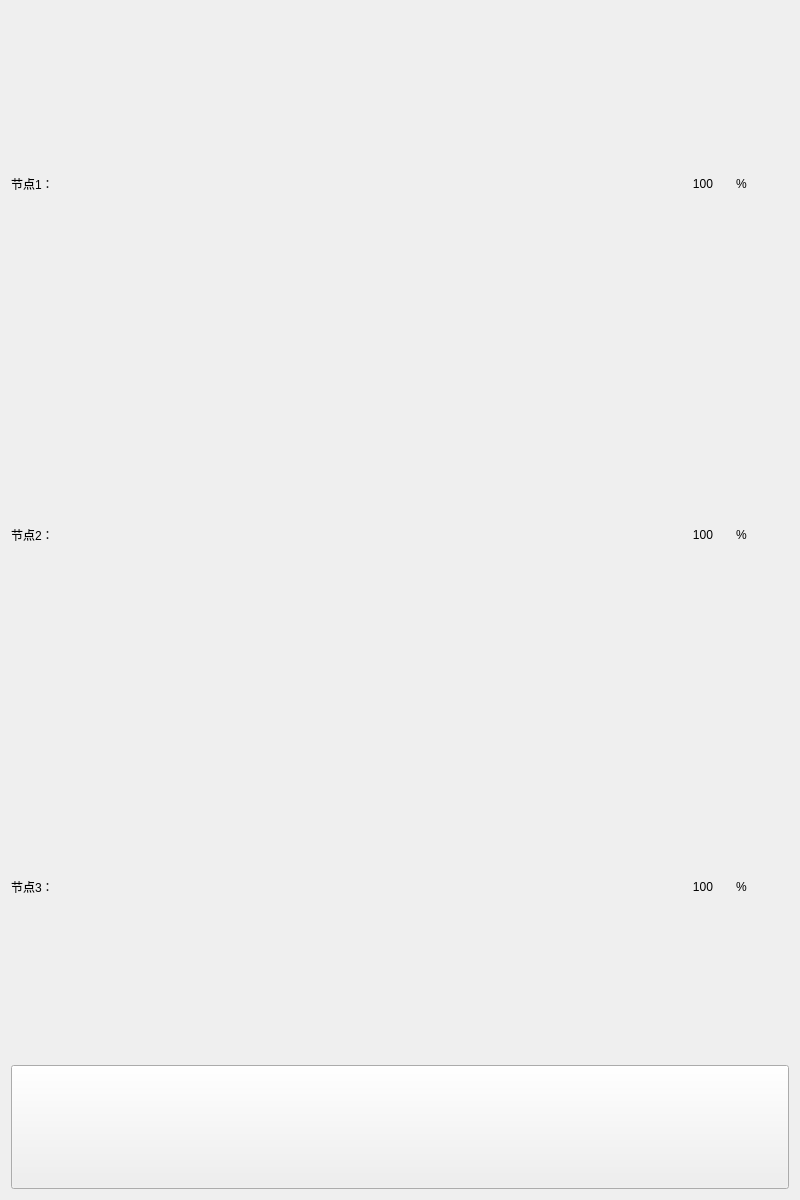
<?xml version="1.0" encoding="UTF-8"?>
<ui version="4.0">
 <class>window4</class>
 <widget class="QWidget" name="window4">
  <property name="geometry">
   <rect>
    <x>0</x>
    <y>0</y>
    <width>800</width>
    <height>1200</height>
   </rect>
  </property>
  <property name="minimumSize">
   <size>
    <width>800</width>
    <height>1200</height>
   </size>
  </property>
  <property name="windowTitle">
   <string>Form</string>
  </property>
  <layout class="QGridLayout" name="gridLayout">
   <item row="0" column="0">
    <layout class="QHBoxLayout" name="horizontalLayout">
     <item>
      <widget class="QLabel" name="label">
       <property name="text">
        <string>节点1：</string>
       </property>
      </widget>
     </item>
     <item>
      <widget class="Battery" name="battery1" native="true">
       <property name="minimumSize">
        <size>
         <width>600</width>
         <height>248</height>
        </size>
       </property>
       <property name="maximumSize">
        <size>
         <width>16777215</width>
         <height>248</height>
        </size>
       </property>
      </widget>
     </item>
     <item>
      <widget class="QLabel" name="bat1">
       <property name="text">
        <string>100</string>
       </property>
       <property name="alignment">
        <set>Qt::AlignCenter</set>
       </property>
      </widget>
     </item>
     <item>
      <widget class="QLabel" name="label_3">
       <property name="text">
        <string>%</string>
       </property>
      </widget>
     </item>
    </layout>
   </item>
   <item row="1" column="0">
    <layout class="QHBoxLayout" name="horizontalLayout_2">
     <item>
      <widget class="QLabel" name="label_4">
       <property name="text">
        <string>节点2：</string>
       </property>
      </widget>
     </item>
     <item>
      <widget class="Battery" name="battery2" native="true">
       <property name="minimumSize">
        <size>
         <width>600</width>
         <height>248</height>
        </size>
       </property>
       <property name="maximumSize">
        <size>
         <width>16777215</width>
         <height>248</height>
        </size>
       </property>
      </widget>
     </item>
     <item>
      <widget class="QLabel" name="bat2">
       <property name="text">
        <string>100</string>
       </property>
       <property name="alignment">
        <set>Qt::AlignCenter</set>
       </property>
      </widget>
     </item>
     <item>
      <widget class="QLabel" name="label_6">
       <property name="text">
        <string>%</string>
       </property>
      </widget>
     </item>
    </layout>
   </item>
   <item row="2" column="0">
    <layout class="QHBoxLayout" name="horizontalLayout_3">
     <item>
      <widget class="QLabel" name="label_7">
       <property name="text">
        <string>节点3：</string>
       </property>
      </widget>
     </item>
     <item>
      <widget class="Battery" name="battery3" native="true">
       <property name="minimumSize">
        <size>
         <width>600</width>
         <height>248</height>
        </size>
       </property>
       <property name="maximumSize">
        <size>
         <width>16777215</width>
         <height>248</height>
        </size>
       </property>
      </widget>
     </item>
     <item>
      <widget class="QLabel" name="bat3">
       <property name="text">
        <string>100</string>
       </property>
       <property name="alignment">
        <set>Qt::AlignCenter</set>
       </property>
      </widget>
     </item>
     <item>
      <widget class="QLabel" name="label_9">
       <property name="text">
        <string>%</string>
       </property>
      </widget>
     </item>
    </layout>
   </item>
   <item row="3" column="0">
    <widget class="QPushButton" name="pushButton">
     <property name="minimumSize">
      <size>
       <width>0</width>
       <height>124</height>
      </size>
     </property>
     <property name="maximumSize">
      <size>
       <width>16777215</width>
       <height>124</height>
      </size>
     </property>
     <property name="styleSheet">
      <string notr="true">image:url(:/back.png);</string>
     </property>
     <property name="text">
      <string/>
     </property>
    </widget>
   </item>
  </layout>
 </widget>
 <customwidgets>
  <customwidget>
   <class>Battery</class>
   <extends>QWidget</extends>
   <header>battery.h</header>
   <container>1</container>
  </customwidget>
 </customwidgets>
 <resources/>
 <connections/>
</ui>
